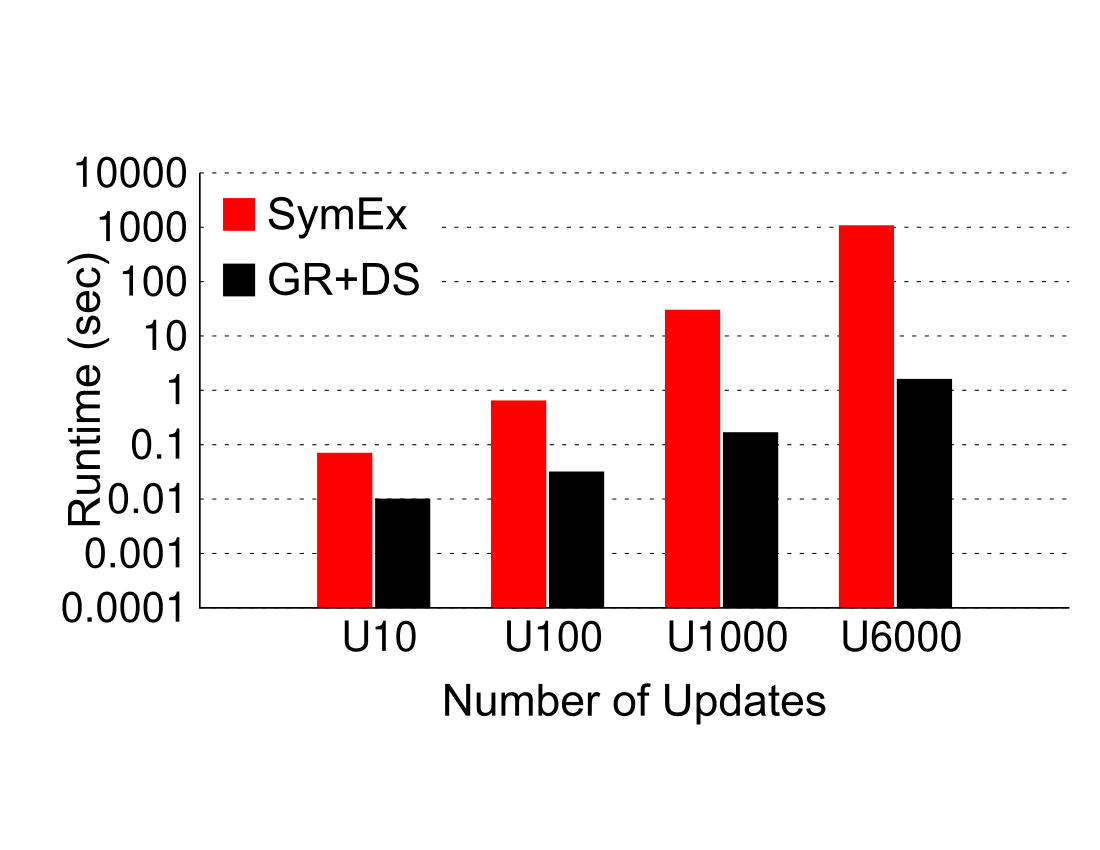

The gnuplot source for this figure:
# length/width ratio and terminal
set size ratio 0.5
set terminal postscript color enhanced  
set output 'performance.ps'

# Title
unset title

# Margins
set tmargin -3
set bmargin -2
set rmargin 0
set lmargin -3

# border
set border 3 front linetype -1 linewidth 1.000

# Boxes
set boxwidth 0.95 absolute
set style fill   solid 1.00 noborder

# line styles
set linetype 1 lt -1 lw 1 lc rgb "#FF0000"
set linetype 2 lt -1 lw 1 lc rgb "#000000" 

set linetype cycle 2

# Grid
set grid nopolar
set grid noxtics nomxtics ytics nomytics noztics nomztics \
 nox2tics nomx2tics noy2tics nomy2tics nocbtics nomcbtics
set grid layerdefault   linetype 0 linewidth 3.000,  linetype 0 linewidth 1.000

# Key
set key nobox autotitles columnhead Left reverse left
set key font "Arial,32"
set key width 10
set key samplen 2
set key spacing 6
set key maxrows 2

# style - histogram
set style histogram clustered gap 1 title  offset character 2, 0.25, 0
set datafile missing '-'
set style data histograms

# Axis
set xtics border in scale 0,0 nomirror   offset character 0.5, -0.5, 2 autojustify
set xtics norangelimit font ",30"
set xtics   ()

set logscale y
set yrange [ 0.0001 : 10000 ]
set ytics border in scale 0,0 mirror norotate  offset character 0, 0, 0 autojustify
set ytics font ",30"

set xlabel font "Arial,32"
set xlabel "\nNumber of Updates" 
set xlabel  offset character 0, 0, 0  norotate

set ylabel "Runtime (sec)" 
set ylabel font "Arial,32"


# Plot command
plot 'performance.csv' using 2 t col, '' using 3:xtic(1) t col
